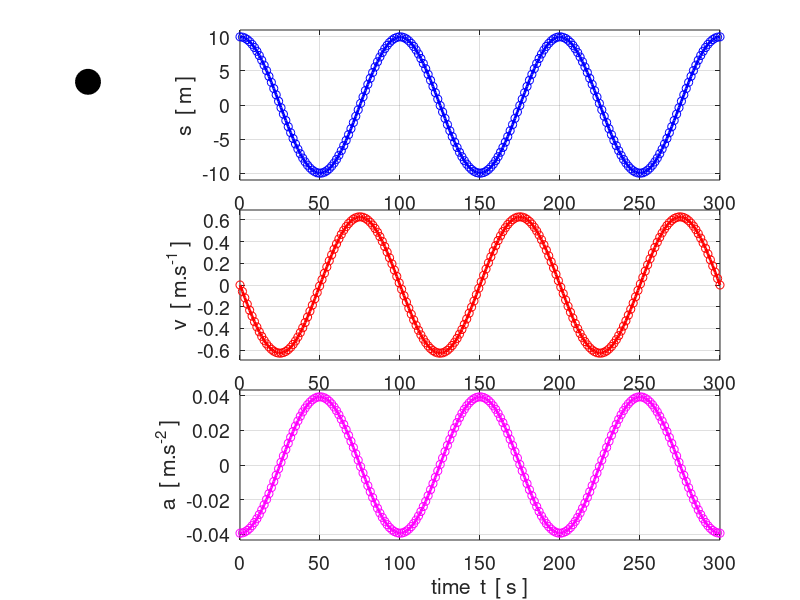

The MATLAB script that drew this image:
% osc_shm_01A.m

% SIMPLE HARMONIC MOTION
% Simulation for the vertical motion of an object attached to a spring
% Animation of the motion can be saved as an animated gif

% Ian Cooper
% School of Physics, University of Sydney
% email: ian.cooper@sydney.edu.au
% https://d-arora.github.io/Doing-Physics-With-Matlab/
% 170517

clear all
close all
clc


% =======================================================================
%    Setup for saving images (im) 
% ======================================================================
% flag: 0 animated gif NOT saved or 1 saved /  file name
   f_gif = 0;
   ag_name = 'ag_shm_170518.gif';
% Delay in seconds before displaying the next image  
   delay = 0.10;  
% Frame counter start
   nt = 1; 

% ======================================================================
%    PARAMETERS
% ======================================================================

% amplitude sMax  / period T / no. periods nT / no. time steps N
   sMax = 10;
   T = 100;
   nT = 3;
   N = 200; 
   
% angular frequency w / time t / displacement s
   w = 2*pi / T;
   tMax = nT * T;
   t = linspace(0,tMax,N);
   
   s = sMax .* cos(w*t);
   v = -(sMax*w) .* sin(w*t);
   a = -w^2 .* s;
   
   
% ======================================================================
%   GRAPHICS
% ======================================================================   
   pos = [0.1 0.2 0.6 0.6];
   pos1 = [0.01 0.1 0.2 0.8];
   pos2 = [0.3 0.7 0.6 0.25];
   pos3 = [0.3 0.4 0.6 0.25];
   pos4 = [0.3 0.1 0.6 0.25];
   
figure(1)
   set(gcf,'Units','normalized');
   set(gcf,'Position',pos);
   set(gcf,'color','w');

   xP = t; yP = s;
   subplot('Position',pos2) 
   plot(xP, yP,'b','lineWidth',2);
   hold on
   axis([0 tMax -11 11]);
   ylabel('s  [ m ]');
   set(gca,'fontSize',14);
   grid on
   
   xP = t; yP = v;
   subplot('Position',pos3)
   plot(xP, yP,'r','lineWidth',2);
   hold on
   axis([0 tMax -1.1*max(v) 1.1*max(v)]);
   ylabel('v  [ m.s^{-1} ]');
   set(gca,'fontSize',14);
   grid on
   
   xP = t; yP = a;
   subplot('Position',pos4)
   plot(xP, yP,'m','lineWidth',2);
   hold on
   axis([0 tMax -1.1*max(a) 1.1*max(a)]);
   ylabel('a  [ m.s^{-2} ]');
   set(gca,'fontSize',14);
   xlabel('time  t  [ s ]')
   grid on
   
   for c = 1: N
     subplot('Position',pos1) 
     xP = zeros(1,N);
     yP = s;
     hPlot = plot(xP(c),yP(c),'o');
     axis off
     set(hPlot,'MarkerSize',18,'MarkerEdgeColor',[0 0 0], ...
       'MarkerFaceColor', [0 0 0]);
     axis([-1 1 -11 11]);
     
     subplot('Position',pos2)
     xP = t(c); yP = s(c);
     plot(xP, yP,'bo');
     axis([0 tMax -11 11]);
     
     subplot('Position',pos3)
     xP = t(c); yP = v(c);
     plot(xP, yP,'ro');
     axis([0 tMax -1.1*max(v) 1.1*max(v)]);
     
     subplot('Position',pos4)
     xP = t(c); yP = a(c);
     plot(xP, yP,'mo');
     axis([0 tMax -1.1*max(a) 1.1*max(a)]);
     
     pause(0.01);
     
     if f_gif > 0 
       frame = getframe(1);
       im = frame2im(frame);
       [imind,cm] = rgb2ind(im,256);
     %  On the first loop, create the file. In subsequent loops, append.
       if nt == 1
          imwrite(imind,cm,ag_name,'gif','DelayTime',delay,'loopcount',inf);
       else
         imwrite(imind,cm,ag_name,'gif','DelayTime',delay,'writemode','append');
       end
       nt = nt+1;
    end
     
   end
   
   



set(gca,'fontSize',14);


   
